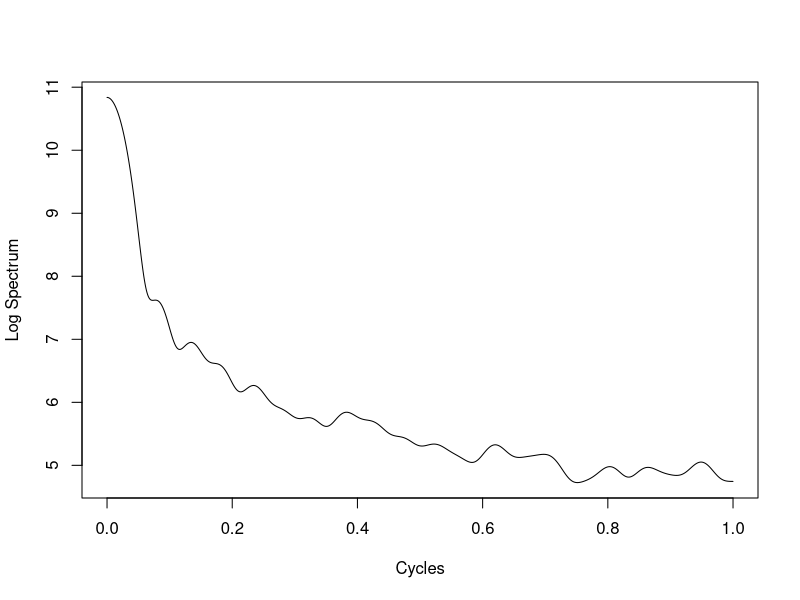

This chart was generated by the following R code:
## ---- chunk 1
knitr::opts_knit$set(root.dir = '/home/tucker/Documents/GitHub/BEwebinar/Data')
## ---- chunk 2
wolfer <- read.table("wolfer.dat")
wolfer <- ts(wolfer[,1],start=1749,frequency=12)
data <- wolfer
n <- length(data)
d <- 3*floor(n^{1/3})
acfs.sample <- NULL
mu.hat <- sum(data)/n
for(k in 0:(n-1))
{
	acf.sample <- sum((data[1:(n-k)]-mu.hat)*(data[(k+1):n]-mu.hat))/n
	acfs.sample <- c(acfs.sample,acf.sample)
}
grid <- 10000
lambda <- seq(0,grid)*pi/grid
pgram <- cos(0*lambda)*acfs.sample[1]
for(h in 1:(n-1))
{
	pgram <- pgram + 2*(max(1-h/d,0))*cos(h*lambda)*acfs.sample[h+1]
}
pgram <- ts(pgram[-1],start=0,frequency=grid)
plot(log(pgram),xlab="Cycles",ylab="Log Spectrum")
